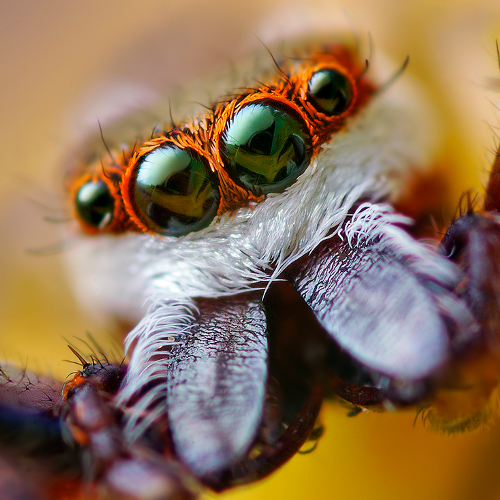
#> input picture latplan/puzzles/spider.png, 500 x 500 px
$ python spider_puzzle.py   (older library calls are emulated)
#> lines starting #> are read from the running program, lines starting #| are printed output that depends on the picture
### latplan/puzzles/split_image.py

import numpy as np
from scipy import misc

def split_image(path,width,height):
#> called with path = 'latplan/puzzles/spider.png', width = 2, height = 3
    img = misc.imread(path,True)/256
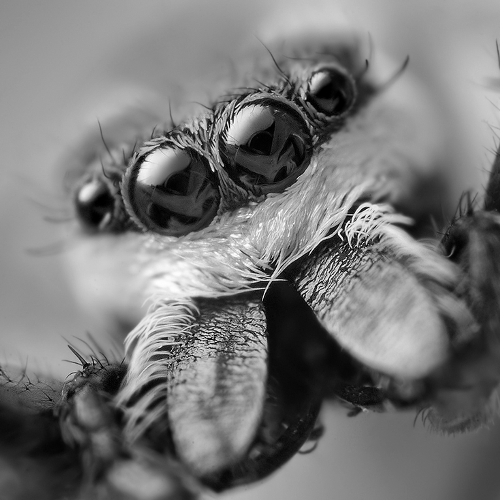
#> img: shape (500, 500) float32; min 0, max 0.996, mean 0.469
    # convert the image to *greyscale*
    W, H = img.shape
#> W = 500; H = 500
    dW, dH = W//width, H//height
#> dW = 250; dH = 166
    img = img[:height*dH,:width*dW]
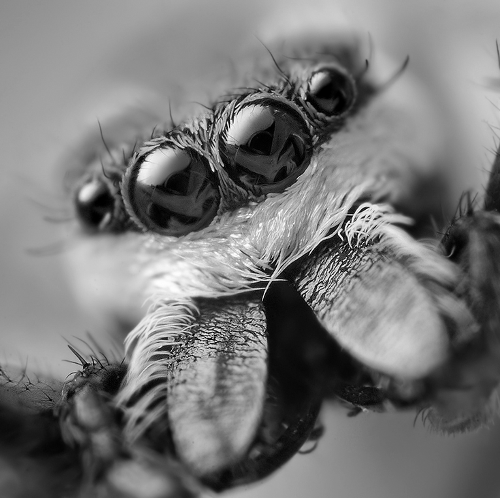
#> img: shape (498, 500) float32; min 0, max 0.996, mean 0.469
    return np.transpose(img.reshape((height,dH,width,dW)), (0,2,1,3)).reshape((height*width,dH,dW))

### latplan/puzzles/puzzle.py
#!/usr/bin/env python3

import numpy as np

def generate_configs(digit=9):
    import itertools
    return itertools.permutations(range(digit))

# [46 lines left out: function successors, not called in this run]

### latplan/puzzles/spider_puzzle.py
#!/usr/bin/env python3

import numpy as np
from .puzzle import generate_configs, successors
from .split_image import split_image
import os

panels = None

def generate(configs, width, height):
    global panels
    if panels is None:
        panels  = split_image(os.path.join(os.path.dirname(__file__), "spider.png"),width,height)
        stepy = panels[0].shape[0]//28
#> stepy = 5
        stepx = panels[0].shape[1]//28
#> stepx = 8
        panels = panels[:,::stepy,::stepx][:,:28,:28].round()
    assert width*height <= 9
    base_width = 28
    base_height = 28
    dim_x = base_width*width
    dim_y = base_height*height
    def generate(config):
#> called with config = (0, 1, 2, 3, 4, 5)
        figure = np.zeros((dim_y+height-1,dim_x+width-1))
        for pos,digit in enumerate(config):
            x = pos % width
            y = pos // width
            figure[y*(base+1):(y+1)*(base+1)-1,
                   x*(base+1):(x+1)*(base+1)-1] = panels[digit]
#> figure: shape (86, 57) float64; every value is 0
        return figure
    return np.array([ generate(c) for c in configs ]).reshape((-1,dim_y+height-1,dim_x+width-1))

# [22 lines left out: functions states, transitions, not called in this run]

if __name__ == '__main__':
    import matplotlib.pyplot as plt
    # [17 lines left out: functions plot_image, plot_grid, not called in this run]
    configs = generate_configs(6)
#> (the run stopped early here; a loop or call above may not have finished)

$ run again, with latplan/puzzles/mandrill.bmp saved as latplan/puzzles/spider.png
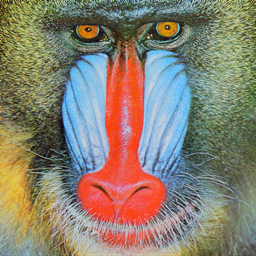
#> input picture latplan/puzzles/mandrill.bmp, 256 x 256 px
#> in split_image, `img = misc.imread(path,True)/256`:
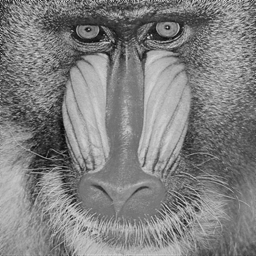
#> img: shape (256, 256) float32; min 0.00858, max 0.859, mean 0.506
#> in split_image, `img = img[:height*dH,:width*dW]`:
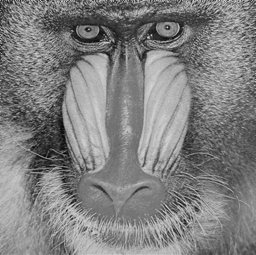
#> img: shape (255, 256) float32; min 0.00858, max 0.859, mean 0.505
